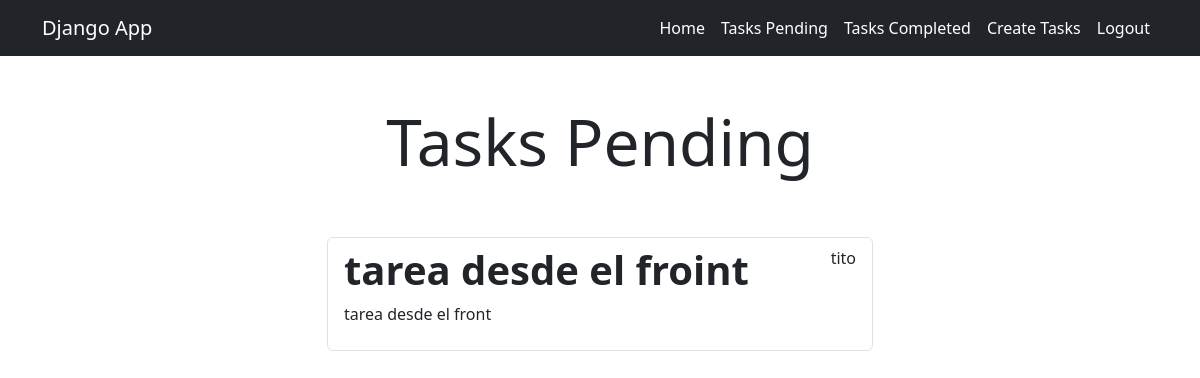
Page /tasks/ (signed in) on the earlier database version.
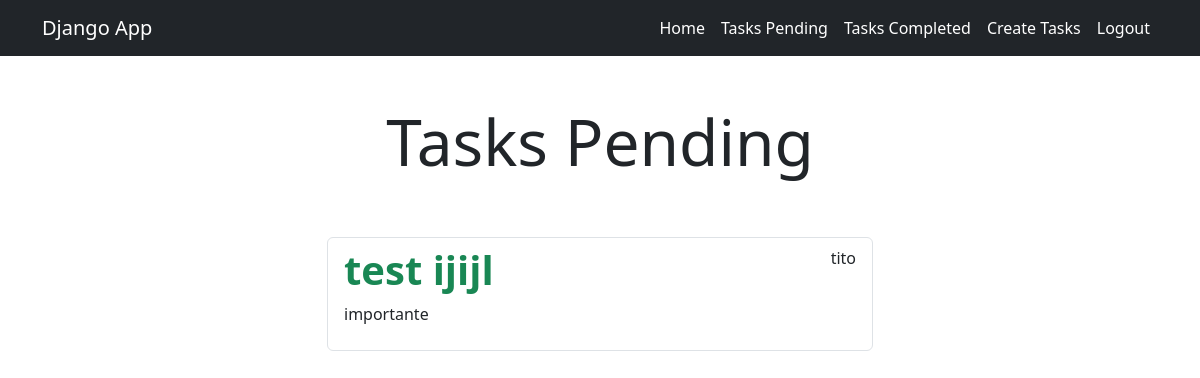
Same page on the later database version.
### tasks/models.py (models this page shows, shortened)
class Task(models.Model):
    title = models.CharField(max_length=100)
    description = models.TextField(blank=True)
    created = models.DateTimeField(auto_now_add=True)
    datecompleted = models.DateTimeField(null=True, blank=True)
    important = models.BooleanField(default=False)
    user = models.ForeignKey(User, on_delete= models.CASCADE)

### tasks/views.py (the view)
# urls.py: path('tasks/', views.tasks, name='tasks'),
@login_required
def tasks(request):
    tasks = Task.objects.filter(user=request.user, datecompleted__isnull=True)
    return render(request, 'tasks.html', {'tasks': tasks})

### tasks/templates/tasks.html (shortened to what this page needs)
{% extends 'base.html' %}
{% block content %}
<main class="container">
    <div class="row">
        <div class="col-md-6 offset-md-3">
            <h1 class="text-center display-3 py-5 ">Tasks Pending</h1>
            <ul class="list-group">
                {% for task in tasks %}
                <a class="list-group-item" href="{% url 'task_detail' task.id %}">
                    <header class="d-flex justify-content-between">
                        {% if task.important %}
                        <h1 class="fw-bold text-success">{{task.title}}</h1>
                        {% else %}
                        <h1 class="fw-bold"> {{task.title}}</h1>
                        {% endif %}
                        <p>{{task.user.username}}</p>
                    </header>
                    <p>{{task.description}}</p>
                </a>
                {% endfor %}
            </ul>
        </div>
    </div>
</main>
{% endblock %}

Differences in the rows shown:
removed Task: title "tarea desde el froint", user.username "tito", description "tarea desde el front"
added Task: title "test ijijl", user.username "tito", description "importante"
